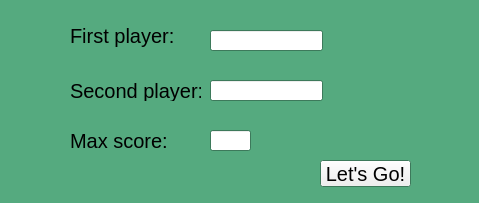
<?xml version="1.0" encoding="UTF-8"?>
<ui version="4.0">
 <class>MainWindow</class>
 <widget class="QMainWindow" name="MainWindow">
  <property name="geometry">
   <rect>
    <x>0</x>
    <y>0</y>
    <width>479</width>
    <height>203</height>
   </rect>
  </property>
  <property name="palette">
   <palette>
    <active>
     <colorrole role="WindowText">
      <brush brushstyle="SolidPattern">
       <color alpha="255">
        <red>0</red>
        <green>0</green>
        <blue>0</blue>
       </color>
      </brush>
     </colorrole>
     <colorrole role="Base">
      <brush brushstyle="SolidPattern">
       <color alpha="255">
        <red>255</red>
        <green>255</green>
        <blue>255</blue>
       </color>
      </brush>
     </colorrole>
     <colorrole role="Window">
      <brush brushstyle="SolidPattern">
       <color alpha="255">
        <red>85</red>
        <green>170</green>
        <blue>127</blue>
       </color>
      </brush>
     </colorrole>
    </active>
    <inactive>
     <colorrole role="WindowText">
      <brush brushstyle="SolidPattern">
       <color alpha="255">
        <red>0</red>
        <green>0</green>
        <blue>0</blue>
       </color>
      </brush>
     </colorrole>
     <colorrole role="Base">
      <brush brushstyle="SolidPattern">
       <color alpha="255">
        <red>255</red>
        <green>255</green>
        <blue>255</blue>
       </color>
      </brush>
     </colorrole>
     <colorrole role="Window">
      <brush brushstyle="SolidPattern">
       <color alpha="255">
        <red>85</red>
        <green>170</green>
        <blue>127</blue>
       </color>
      </brush>
     </colorrole>
    </inactive>
    <disabled>
     <colorrole role="WindowText">
      <brush brushstyle="SolidPattern">
       <color alpha="255">
        <red>144</red>
        <green>143</green>
        <blue>142</blue>
       </color>
      </brush>
     </colorrole>
     <colorrole role="Base">
      <brush brushstyle="SolidPattern">
       <color alpha="255">
        <red>85</red>
        <green>170</green>
        <blue>127</blue>
       </color>
      </brush>
     </colorrole>
     <colorrole role="Window">
      <brush brushstyle="SolidPattern">
       <color alpha="255">
        <red>85</red>
        <green>170</green>
        <blue>127</blue>
       </color>
      </brush>
     </colorrole>
    </disabled>
   </palette>
  </property>
  <property name="windowTitle">
   <string>Welcome</string>
  </property>
  <widget class="QWidget" name="centralwidget">
   <widget class="QLabel" name="label">
    <property name="geometry">
     <rect>
      <x>70</x>
      <y>20</y>
      <width>111</width>
      <height>31</height>
     </rect>
    </property>
    <property name="font">
     <font>
      <pointsize>15</pointsize>
     </font>
    </property>
    <property name="text">
     <string>First player:</string>
    </property>
   </widget>
   <widget class="QLabel" name="label_2">
    <property name="geometry">
     <rect>
      <x>70</x>
      <y>80</y>
      <width>131</width>
      <height>21</height>
     </rect>
    </property>
    <property name="font">
     <font>
      <pointsize>15</pointsize>
     </font>
    </property>
    <property name="text">
     <string>Second player:</string>
    </property>
   </widget>
   <widget class="QLineEdit" name="lineEdit">
    <property name="geometry">
     <rect>
      <x>210</x>
      <y>30</y>
      <width>113</width>
      <height>21</height>
     </rect>
    </property>
   </widget>
   <widget class="QLineEdit" name="lineEdit_2">
    <property name="geometry">
     <rect>
      <x>210</x>
      <y>80</y>
      <width>113</width>
      <height>21</height>
     </rect>
    </property>
   </widget>
   <widget class="QLabel" name="label_3">
    <property name="geometry">
     <rect>
      <x>70</x>
      <y>130</y>
      <width>101</width>
      <height>21</height>
     </rect>
    </property>
    <property name="font">
     <font>
      <pointsize>15</pointsize>
     </font>
    </property>
    <property name="text">
     <string>Max score:</string>
    </property>
   </widget>
   <widget class="QLineEdit" name="lineEdit_3">
    <property name="geometry">
     <rect>
      <x>210</x>
      <y>130</y>
      <width>41</width>
      <height>21</height>
     </rect>
    </property>
   </widget>
   <widget class="QPushButton" name="pushButton">
    <property name="geometry">
     <rect>
      <x>320</x>
      <y>160</y>
      <width>91</width>
      <height>27</height>
     </rect>
    </property>
    <property name="font">
     <font>
      <pointsize>15</pointsize>
     </font>
    </property>
    <property name="text">
     <string>Let's Go!</string>
    </property>
   </widget>
  </widget>
 </widget>
 <resources/>
 <connections/>
</ui>
